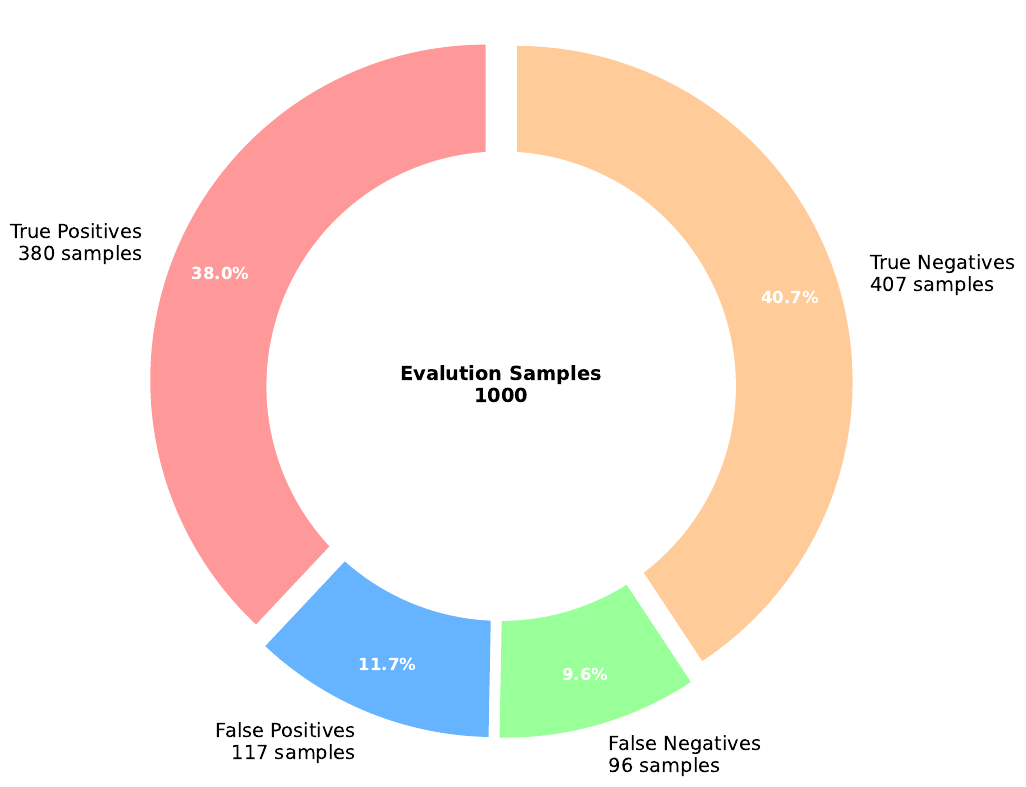

Here is the Python script that generated this plot:
import matplotlib.pyplot as plt
import numpy as np
plt.rcParams["svg.fonttype"] = "none"

# Confusion matrix values
tp = 380
fp = 117
fn = 96
tn = 407
total = 1000

# Labels and sizes for the donut chart
labels = ['True Positives\n380 samples', 'False Positives\n117 samples', 'False Negatives\n96 samples', 'True Negatives\n407 samples']
sizes = [tp, fp, fn, tn]
colors = ['#ff9999','#66b3ff','#99ff99','#ffcc99']  # Using specified color scheme

# Explosion for each slice
explode = (0.05, 0.05, 0.05, 0.05)

# Create figure and axis
fig, ax = plt.subplots(figsize=(10, 8))

# Create pie chart (donut)
wedges, texts, autotexts = ax.pie(
    sizes, 
    colors=colors, 
    labels=labels, 
    autopct='%1.1f%%', 
    startangle=90, 
    pctdistance=0.85, 
    explode=explode,
    textprops={'fontsize': 16}
)

# Draw white circle in the center to make it a donut
centre_circle = plt.Circle((0, 0), 0.70, fc='white')
fig = plt.gcf()
fig.gca().add_artist(centre_circle)

# Equal aspect ratio ensures that pie is drawn as a circle
ax.axis('equal') 

# Add total count in the center
ax.text(0, 0, f'Evalution Samples\n{total}', 
        ha='center', va='center', 
        fontsize=18, fontweight='bold')

# Improve text formatting
for autotext in autotexts:
    autotext.set_color('black')
    autotext.set_fontsize(16)

plt.tight_layout()

# Save as SVG
plt.savefig('confusion_matrix_donut.svg', format='svg', bbox_inches='tight', dpi=300)
print("Saved as confusion_matrix_donut.svg")

# Show the plot
plt.show()